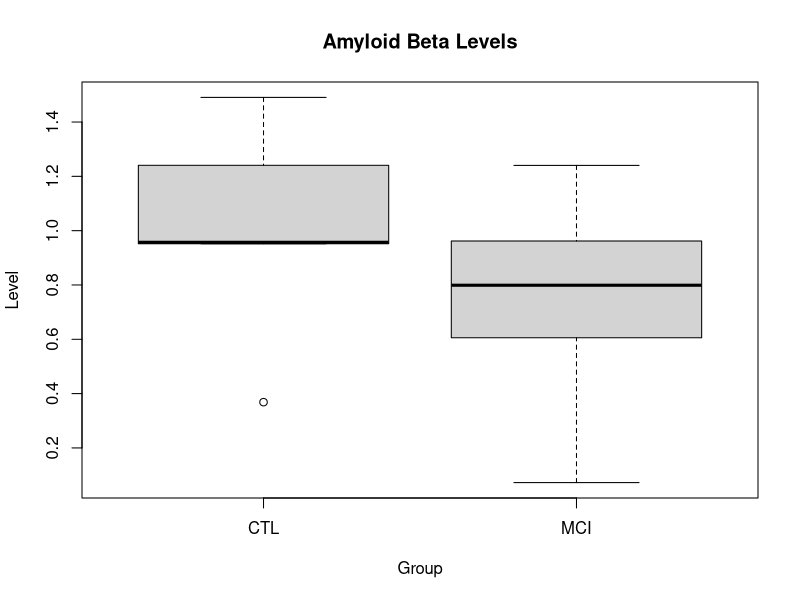
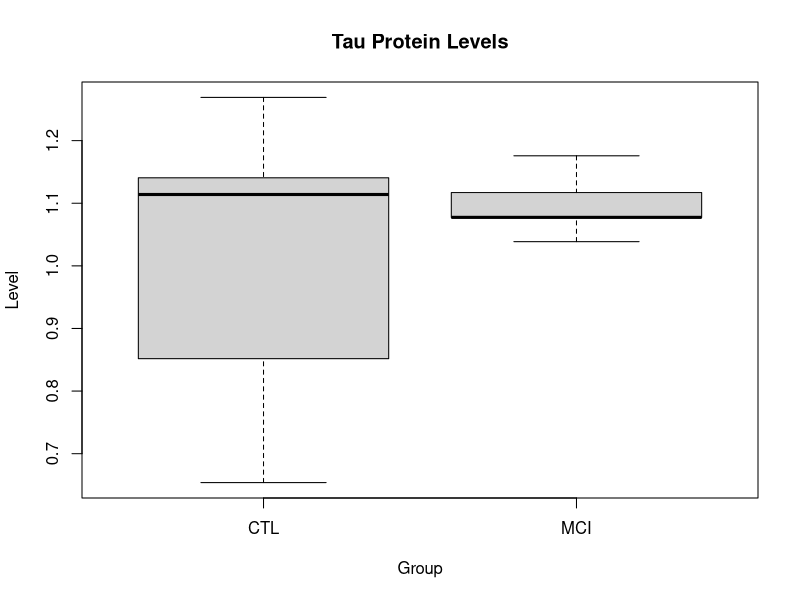
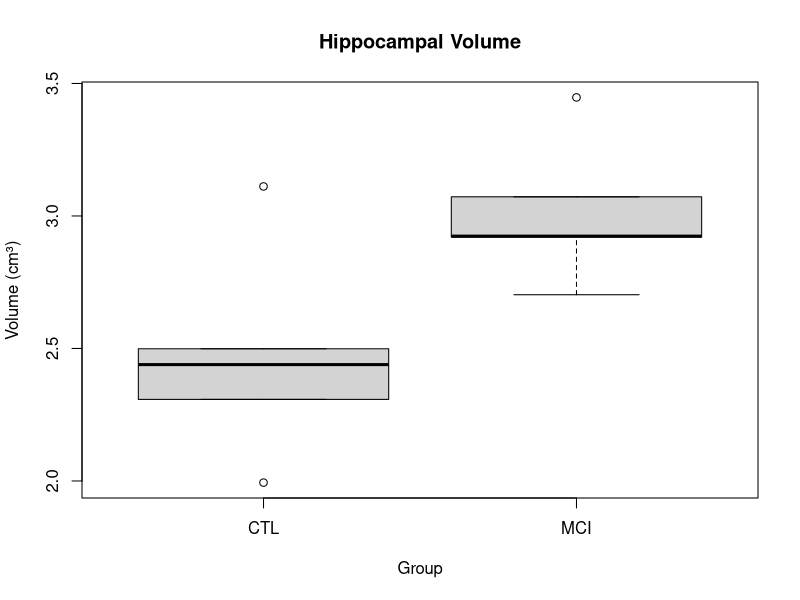

These charts were generated, in order, by the following R code:
# load data
data <- read.csv(file = "data/small_sample_data.csv")

# Perform t-tests 
t_test_result <- t.test(Amyloid ~ Group, data = data)
print(t_test_result)

t_test_result <- t.test(Tau ~ Group, data = data)
print(t_test_result)

t_test_result <- t.test(HippocampalVolume ~ Group, data = data)
print(t_test_result)

# visualize biomarkers
boxplot(Amyloid ~ Group, data = data, main = "Amyloid Beta Levels", 
        ylab = "Level")
boxplot(Tau ~ Group, data = data, main = "Tau Protein Levels", ylab = "Level")
boxplot(HippocampalVolume ~ Group, data = data, main = "Hippocampal Volume", 
        ylab = "Volume (cm³)")
